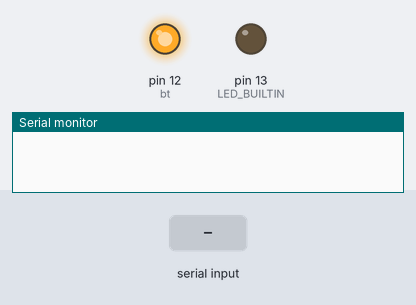
This sketch was run on a simulated Arduino Uno, built with avr-gcc and run on an emulated ATmega328P. On the bench: output pins drawn as LEDs (lit = HIGH), the last lines printed to the serial monitor. The test bench sets the inputs (shaded band). Pins used as bus, display or sensor lines are not drawn. At 4.2 s the program stops and its outputs stay as they are.

Above: at 1.4 s.
1.5 s: "B" received over Serial
At 1.6 s:
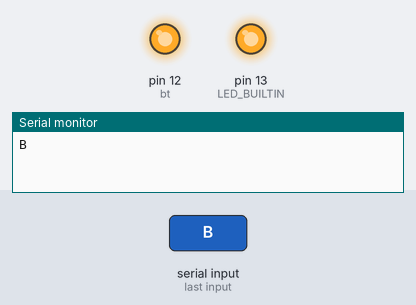
3.2 s: "F" received over Serial
At 4.0 s:
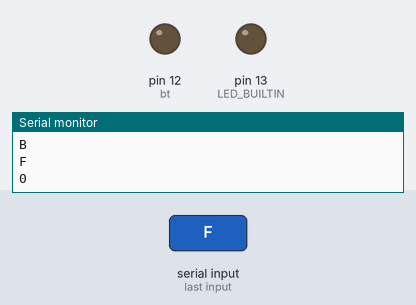
At 4.9 s:
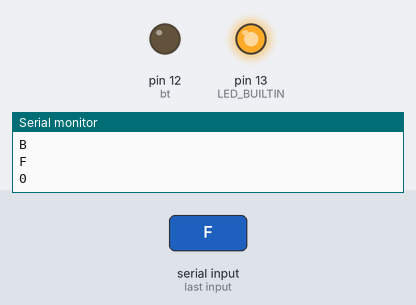
Timing chart, 0 to 5.7 s (numbered marks = the images above; inputs shaded):
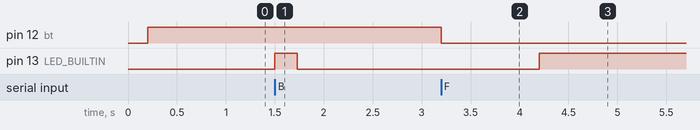

Measured:
- after the input at 1.5 s, pin 13 (LED_BUILTIN): LOW → HIGH at once, → LOW 0.23 s later
- after the input at 3.2 s, pin 12 (bt): HIGH → LOW at once; pin 13 (LED_BUILTIN): LOW → HIGH after 1.0 s

The sketch:

long_led.ino
```cpp
int rst=7;
int bt=12;
//int led=13;
char val;
char val2;
char a[1200];
int flag=0;
void setup() {
  // put your setup code here, to run once:
digitalWrite(rst,HIGH);
delay(200);
pinMode(bt,OUTPUT);
pinMode(rst,OUTPUT);
//pinMode(led,OUTPUT);
digitalWrite(bt,HIGH);
pinMode(LED_BUILTIN,OUTPUT);
digitalWrite(LED_BUILTIN,LOW);
Serial.begin(9600);
}

void loop() {
  // put your main code here, to run repeatedly:
  digitalWrite(bt,HIGH);
  while(Serial.available()>0){
    val = Serial.read();

//    a[flag]=char(val);
//    Serial.println(flag);
    Serial.println(val);

    }


    if(val=='F'){
      Serial.println(flag);
      digitalWrite(bt,LOW);
      delay(1000);
      arr(a,flag);
//      rep(a, flag);
      exit(0);
    }
    else if(val=='B'){
      flag++;
      digitalWrite(LED_BUILTIN,HIGH);
      a[flag]='B';


    }

    else if(val=='S'){
      flag++;
       digitalWrite(LED_BUILTIN,LOW);
       a[flag]='S';

      }

}

void rep(char b[],int x){
      for(int i=0; i<x; i++){
        val2=a[i];
        if(val2=='B'){
          digitalWrite(LED_BUILTIN,HIGH);
          }
        if(val2=='S'){
          digitalWrite(LED_BUILTIN,LOW);
          }
        }
//        digitalWrite(bt,HIGH);

      }

int arr(char b[],int x){

  for(int i=0;i<x;i++){
    delay(23);
      Serial.println(b[i]);
    if(b[i]=='B'){
        digitalWrite(LED_BUILTIN,HIGH);
      }
    else if(b[i]=='S'){
        digitalWrite(LED_BUILTIN,LOW);
      }
    }
//    flag=0;
digitalWrite(LED_BUILTIN,HIGH);
digitalWrite(rst,LOW);
return 0;
  }
```
